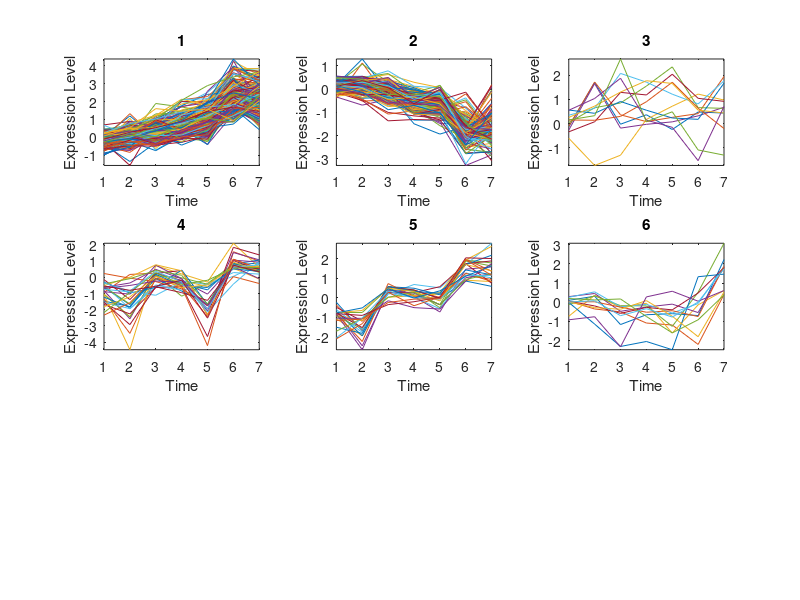

MATLAB code to generate this figure: (Note: this script raises an error after producing the figure.)
close all; clear; clc;
gene= importdata('data/yeast.mat');
x=gene.data;

clusters=load('Y_pred_yeast_fast_vmfmm.mat');

pred=clusters.Y_pred;

figure 
for c = 1:length(unique(pred))-1
    subplot(3,3,c);
    plot(x((pred == c),:)');
    xlabel('Time');
    ylabel('Expression Level');
   title(c);
    axis tight
   
end

suptitle('Hierarchical Clustering of Profiles');